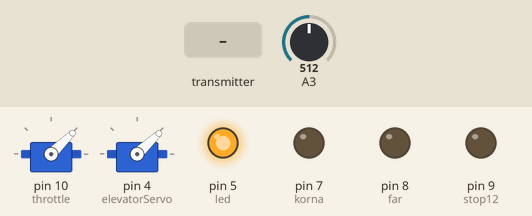
Bench run of a sketch on a simulated Arduino Uno, built with avr-gcc and run on an emulated ATmega328P. Parts: 2 × servo, output pins drawn as LEDs (lit = HIGH). The test bench sets the inputs (shaded band); at power-on: A3 = 512. No radio packets arrive unless stated.

Above: at 1.2 s.
1.3 s: A3 set to 736
2.8 s: A3 set to 769
At 3.9 s:
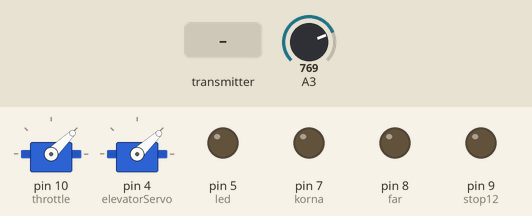
4.3 s: the transmitter starts sending j1PotY = 255
At 5.1 s:
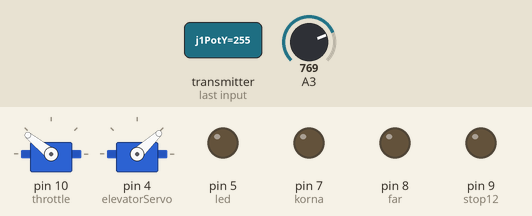
5.8 s: the transmitter starts sending j2PotX = 0
At 6.2 s:
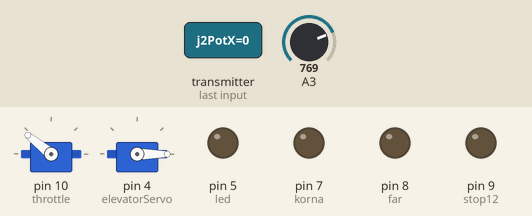
7.3 s: the transmitter starts sending tSwitch2 = 0
At 8.5 s:
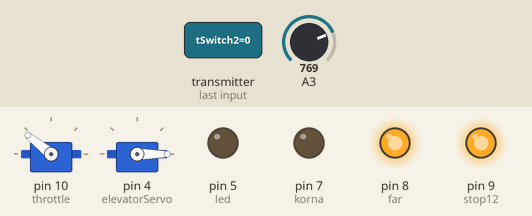
8.8 s: the transmitter starts sending j1PotY = 0
At 9.8 s:
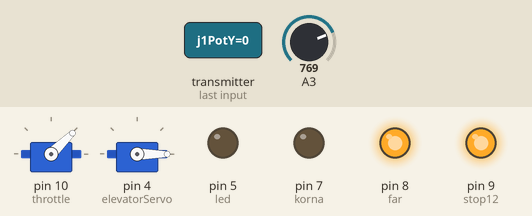
Timing chart, 0 to 11.3 s (numbered marks = the images above; inputs shaded):
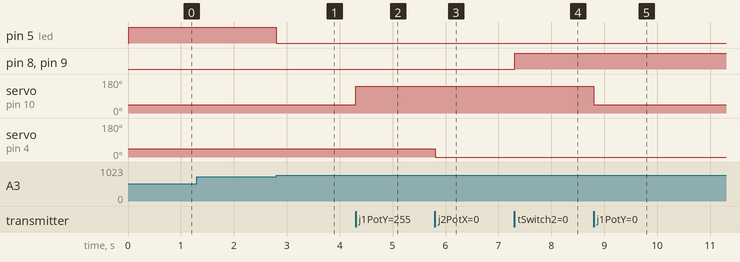

Measured:
- the behaviour switches between 750 and 751 on A3 (found by bisection; images 0 and 1)
- after the input at 1.3 s, every drawn part: stays the same
- after the input at 2.8 s, pin 5 (led): HIGH → LOW at once
- after the input at 4.3 s, servo on pin 10 (throttle): 44° → 141° at once
- after the input at 5.8 s, servo on pin 4 (elevatorServo): 43° → 0° at once
- after the input at 7.3 s, pin 8 (far), pin 9 (stop12): LOW → HIGH at once
- after the input at 8.8 s, servo on pin 10 (throttle): 141° → 44° at once

The sketch:

Pro_Mini_RC_Araba.ino
```cpp
#include <SPI.h>
#include <nRF24L01.h>
#include <RF24.h>
#include <Servo.h>
#define led 5    // CH2
#define korna 7  // CH4
#define far 8    // CH5
#define stop12 9 // CH6

RF24 radio(3, 2); // nRF24L01 (CE, CSN)
const byte address[6] = "00001";
unsigned long lastReceiveTime = 0;
unsigned long currentTime = 0;

Servo throttle;
Servo rudderServo;
Servo elevatorServo;
Servo aileron1Servo;
Servo aileron2Servo;

int throttleValue, rudderValue, elevatorValue, aileron1Value, aileron2Value, travelAdjust;
struct Data_Package {
  byte j1PotX;
  byte j1PotY;
  byte j1Button;
  byte j2PotX;
  byte j2PotY;
  byte j2Button;
  byte pot1;
  byte pot2;
  byte tSwitch1;
  byte tSwitch2;
  byte button1;
  byte button2;
  byte button3;
  byte button4;
};
Data_Package data;

void setup() {
  Serial.begin(9600);
  radio.begin();
  radio.openReadingPipe(0, address);
  radio.setAutoAck(false);
  radio.setDataRate(RF24_250KBPS);
  radio.setPALevel(RF24_PA_MAX);
  radio.startListening();
  resetData();
  throttle.attach(10);     // CH9
  elevatorServo.attach(4); // CH1
  pinMode(led, OUTPUT);    // CH2
  pinMode(korna, OUTPUT);  // CH4
  pinMode(far, OUTPUT);    // CH5
  pinMode(stop12, OUTPUT); // CH6
}

void loop() {
  currentTime = millis();
  if ( currentTime - lastReceiveTime > 1000 ) {
    resetData();
  }
  if (radio.available()) {
    radio.read(&data, sizeof(Data_Package));
    lastReceiveTime = millis();
  }

  // ESC Fırçasız Motor Kontrolü
  throttleValue = constrain(data.j1PotY, 130, 255);
  throttleValue = map(throttleValue, 130, 255, 1000, 2000);
  throttle.writeMicroseconds(throttleValue);

  // Servo Motor Kontrolü
  elevatorValue = map(data.j2PotX, 30, 255, (0 - travelAdjust), (100 + travelAdjust));
  elevatorServo.write(elevatorValue);

  // Batarya Kontrol Led i
  int sensorValue = analogRead(A3);
  float voltage = sensorValue * (5.00 / 1023.00) * 3;
  if (voltage < 11) {
    digitalWrite(led, HIGH);
  }
  else {
    digitalWrite(led, LOW);
  }

  // Far Kontrol
  if (data.tSwitch2 < 1 ) {
    digitalWrite(far, HIGH);
    digitalWrite(stop12, HIGH);
  }
  else {
    digitalWrite(far, LOW);
    digitalWrite(stop12, LOW);
  }

  // Korna Kontrol
  if (data.button3 < 1 ) {
    digitalWrite(korna, HIGH);
  }
  else {
    digitalWrite(korna, LOW);
  }
}

void resetData() {
  data.j1PotX = 127;
  data.j1PotY = 130;
  data.j2PotX = 127;
  data.j2PotY = 127;
  data.j1Button = 1;
  data.j2Button = 1;
  data.pot1 = 1;
  data.pot2 = 1;
  data.tSwitch1 = 1;
  data.tSwitch2 = 1;
  data.button1 = 1;
  data.button2 = 1;
  data.button3 = 1;
  data.button4 = 1;
}
```
